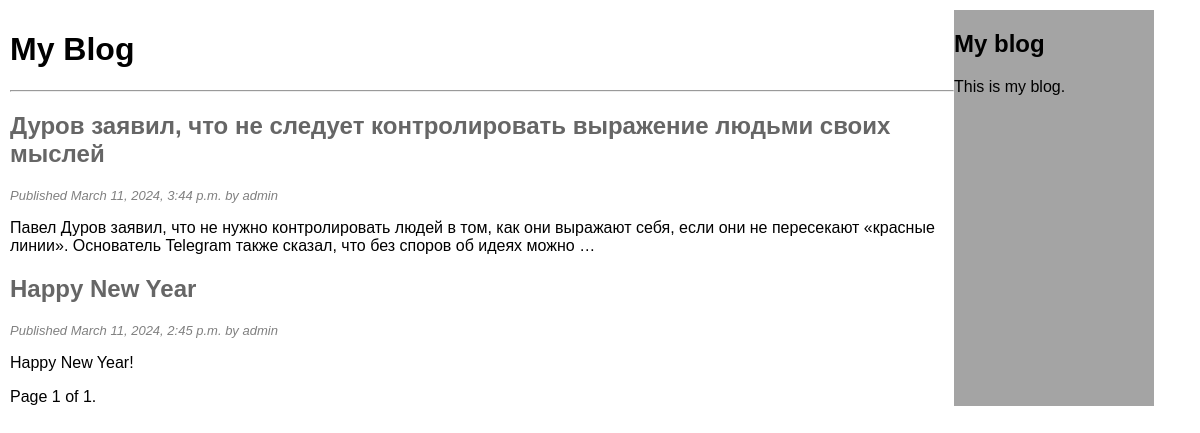
/blog/, run on an earlier commit of the app's database.
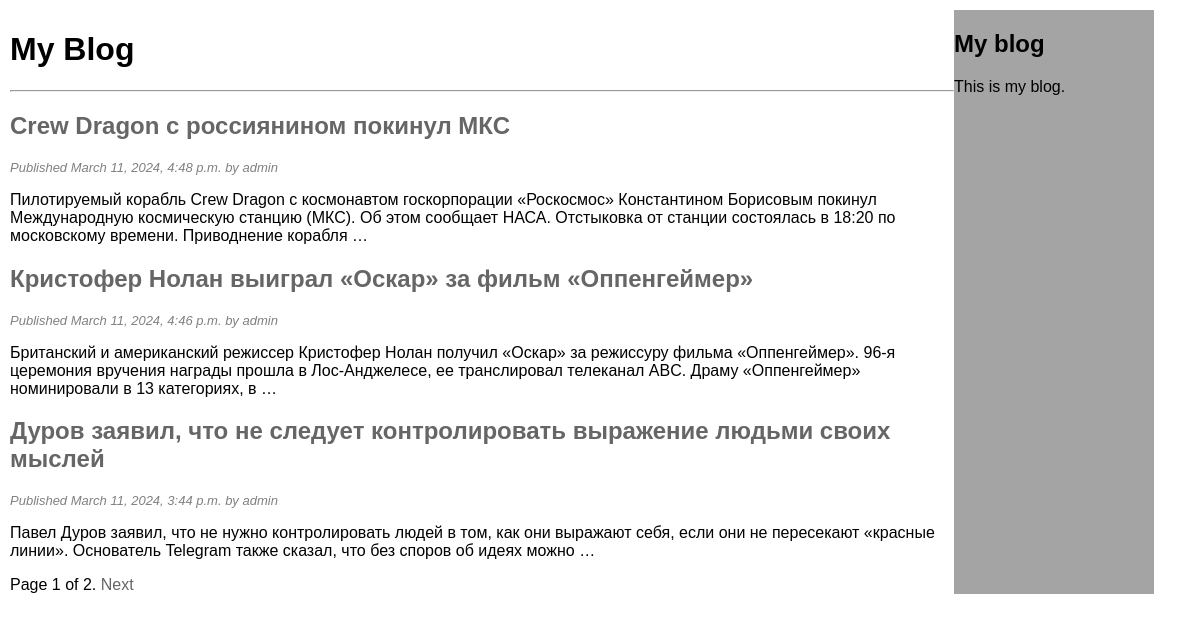
And on a later commit of the database.
### blog/models.py (models this page shows, shortened)
class Post(models.Model):
    class Status(models.TextChoices):
        DRAFT = 'DF', 'Draft'
        PUBLISHED = 'PB', 'Published'
    title = models.CharField(max_length=250)
    slug = models.SlugField(max_length=250,
                            unique_for_date='publish')
    author = models.ForeignKey(User,
                               on_delete=models.CASCADE,
                               related_name='blog_posts')
    body = models.TextField()
    publish = models.DateTimeField(default=timezone.now)
    created = models.DateTimeField(auto_now_add=True)
    status = models.CharField(max_length=2,
                              choices=Status.choices,
                              default=Status.DRAFT)
    objects = models.Manager()
    published = PublishedManager()
    class Meta:
        ordering = ['-publish']
        indexes = [
            models.Index(fields=['-publish']),
        ]
    def get_absolute_url(self):
        return reverse("blog:post_detail",
                       args=[self.publish.year,
                             self.publish.month,
                             self.publish.day,
                             self.slug])

### blog/views.py (the view)
# urls.py: path('', views.post_list, name='post_list'),
def post_list(request):
    post_list = Post.published.all()
    paginator = Paginator(post_list, 3)
    page_number = request.GET.get('page', 1)
    posts = paginator.page(page_number)
    return render(request,
                  'blog/post/list.html',
                  {'posts': posts})

### blog/models.py (called while the page is built)
    def get_queryset(self):
        return super().get_queryset()\
                      .filter(status=Post.Status.PUBLISHED)

### blog/templates/blog/post/list.html (shortened to what this page needs)
{% extends "blog/base.html" %}
{% block content %}
    <h1>My Blog</h1>
    <hr>
    {% for post in posts %}
    <h2>
        <a href="{{ post.get_absolute_url }}">
            {{ post.title }}
        </a>
    </h2>
    <p class="date">
        Published {{ post.publish }} by {{ post.author }}
    </p>
    {{ post.body|truncatewords:30|linebreaks }}
    {% endfor %}
    {% include "pagination.html" with page=posts %}
{% endblock %}

### blog/templates/blog/base.html (shortened to what this page needs)
{% load static %}
<!DOCTYPE html>
<html>
<head>
    <link href="{% static "blog/css/blog.css" %}" rel="stylesheet">
</head>
<body>
    <div class="content" id="content">
        {% block content %}
        {% endblock %}
    </div>
    <div class="sidebar" id="sidebar">
        <h2>My blog</h2>
        <p>This is my blog.</p>
    </div>
</body>
</html>

### blog/templates/pagination.html (shortened to what this page needs)
<div class="pagination">
    <span class="step-links">
    <span class="current">
    Page {{ page.number }} of {{ page.paginator.num_pages }}.
    </span>
    {% if page.has_next %}
    <a href="?page={{ page.next_page_number }}">Next</a>
    {% endif %}
    </span>
</div>

### blog/static/blog/css/blog.css (style rules this page uses)
body { display: flex; margin: 0; font-family: Arial, Helvetica, sans-serif; margin: 10px; flex-wrap: wrap; }
a:active, a:hover, a { text-decoration: none; color: #666; }
.date { font-style: italic; color: gray; font-size: small; }
.content { width: 80%; }
.sidebar { background-color: rgb(164, 164, 164); width: 200px; }

What changed in the data, as far as the page shows it:
no longer on this page (row unchanged): Post: title "Happy New Year", publish "March 11, 2024, 2:45 p.m.", author "admin", body "Happy New Year!"
added Post: title "Crew Dragon с россиянином покинул МКС", publish "March 11, 2024, 4:48 p.m.", author "admin", body "Пилотируемый корабль Crew Dragon с космонавтом госкорпорации «Роскосмос» Константином Борисовым покинул Международную космическую станцию (МКС). Об этом сообщает НАСА. Отстыковка от станции состоялась в 18:20 по московскому времени. Приводнение корабля …"
added Post: title "Кристофер Нолан выиграл «Оскар» за фильм «Оппенгеймер»", publish "March 11, 2024, 4:46 p.m.", author "admin", body "Британский и американский режиссер Кристофер Нолан получил «Оскар» за режиссуру фильма «Оппенгеймер». 96-я церемония вручения награды прошла в Лос-Анджелесе, ее транслировал телеканал ABC. Драму «Оппенгеймер» номинировали в 13 категориях, в …"
Also different on the page:
{{ page.paginator.num_pages }}: "1" → "2"
text now shown: "Next"
